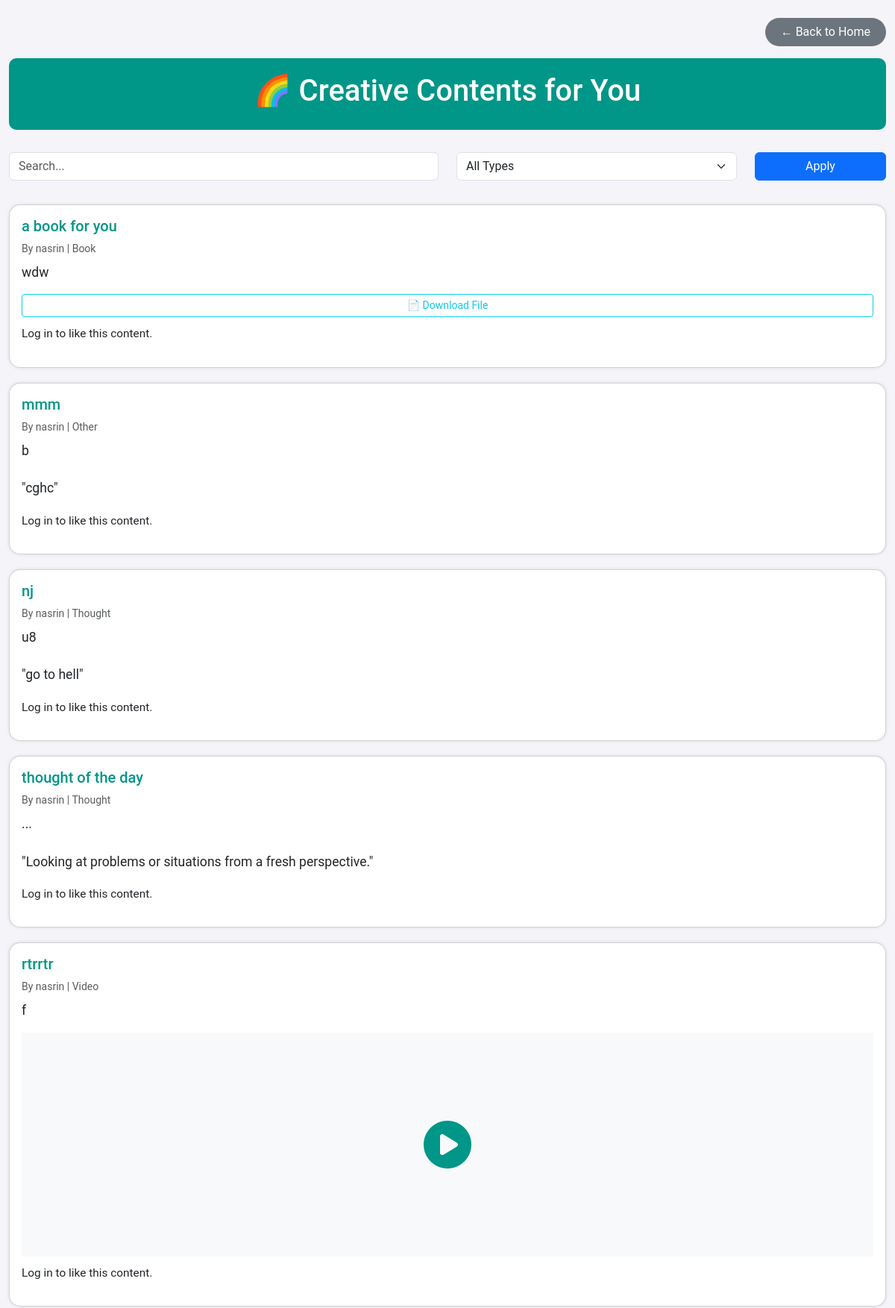
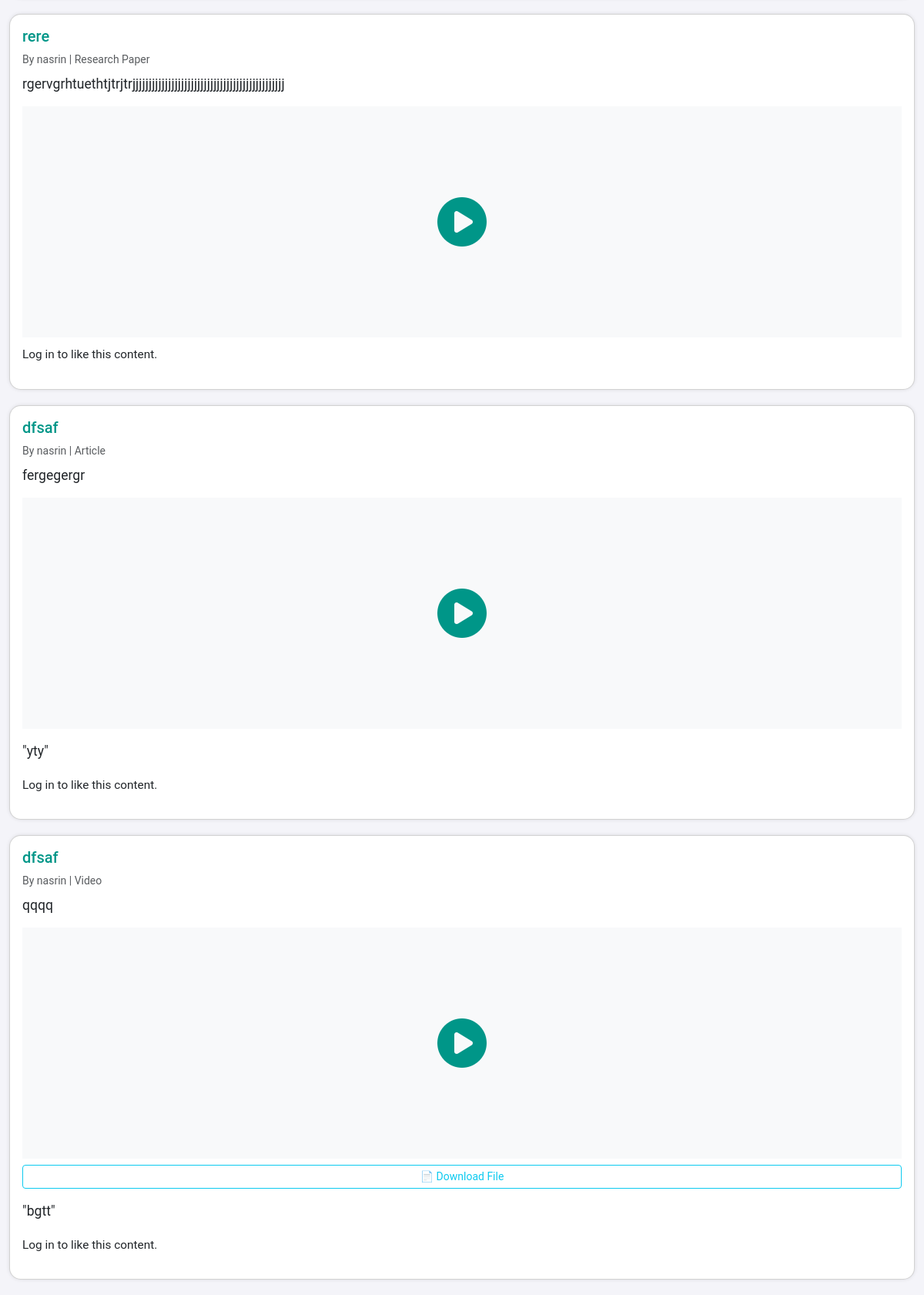
Before: /view_creative_content/ with the older database file (2 pictures, top to bottom).
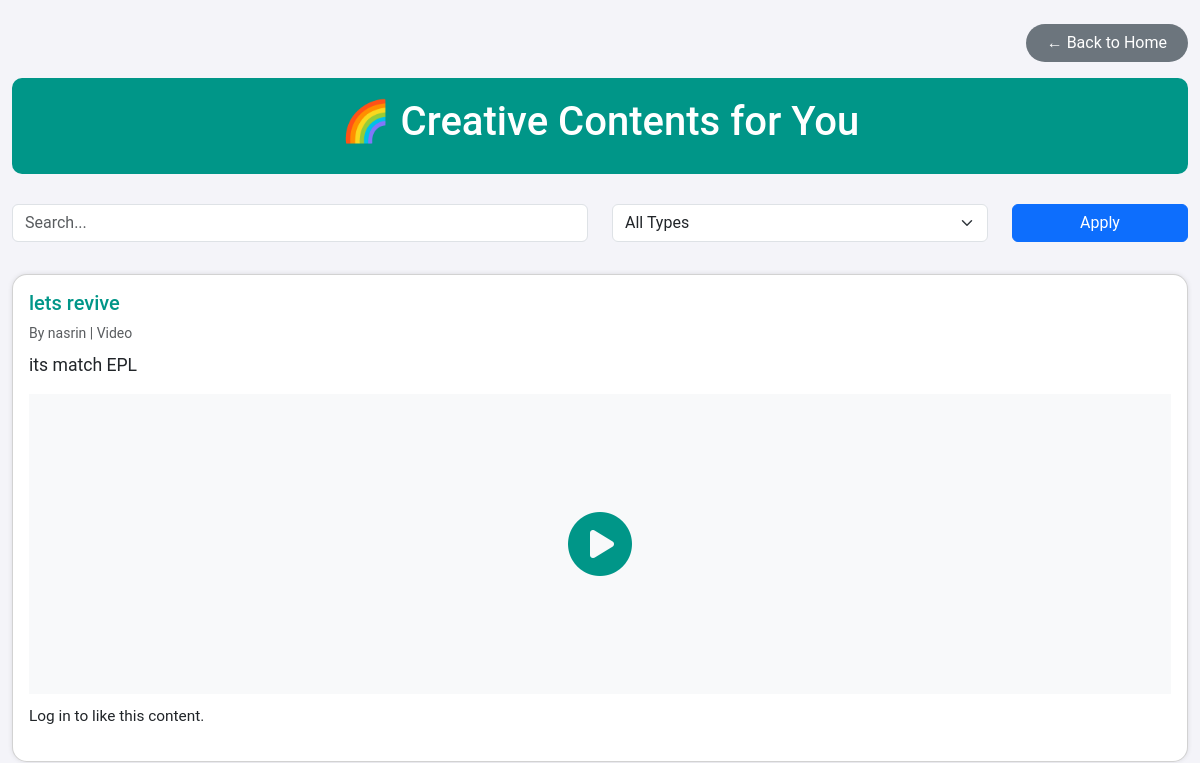
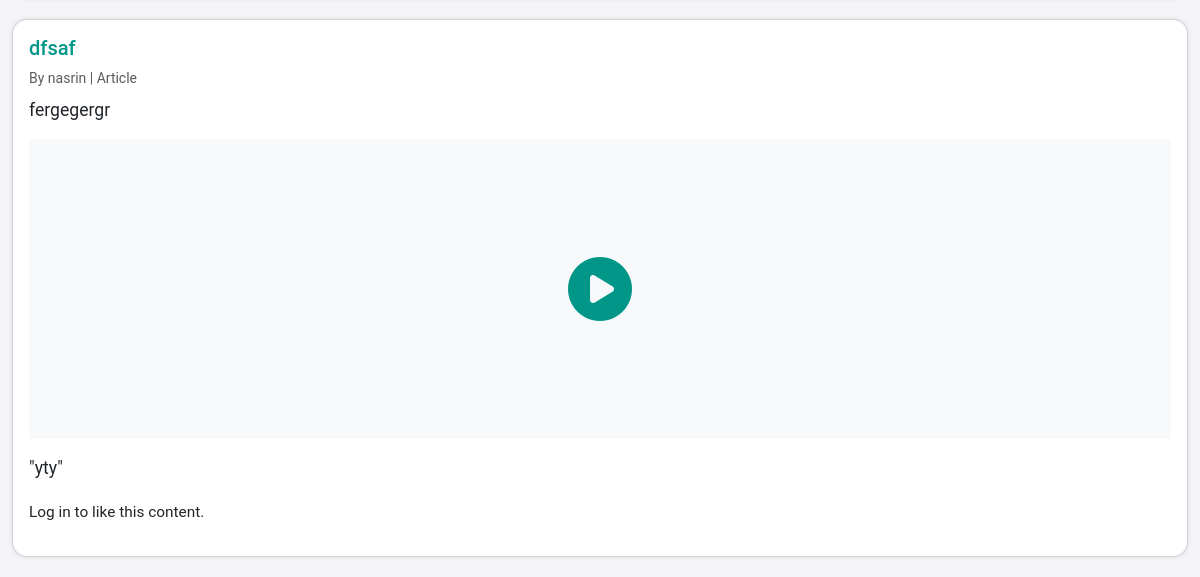
After: the same page with the newer database file (2 pictures, top to bottom).
### com/models.py (models this page shows, shortened)
class CreativeContent(models.Model):
    moderator = models.ForeignKey(Mod, on_delete=models.CASCADE)
    title = models.CharField(max_length=200)
    content_type = models.CharField(max_length=20, choices=CONTENT_TYPES)
    description = models.TextField(help_text="Brief description or context")
    uploaded_file = models.FileField(upload_to='creative/files/', blank=True, null=True)
    video_url = models.URLField(blank=True, null=True, help_text="YouTube or external video link")
    thoughts = models.TextField(blank=True, null=True, help_text="Write something positive or motivational")
    created_at = models.DateTimeField(auto_now_add=True)
    like_count = models.PositiveIntegerField(default=0)

class Mod(models.Model):
    name=models.CharField(max_length=30)
    email=models.EmailField(max_length=50,unique=True)
    passw=models.CharField(max_length=50)
    contact=models.CharField(max_length=10)
    image = models.ImageField(upload_to='images/', null=True, blank=True)
    bloodgroupchoice=(
        ('A+','A+'),
        ('A-','A-'),
        ('B+','B+'),
        ('B-','B-'),
        ('AB+','AB+'),
        ('AB-','AB-'),
        ('O+','O+'),
        ('O-','O-'),
    )
    bloodgroup=models.CharField(max_length=5,choices=bloodgroupchoice,null=True,blank=True)
    genderchoice=(
        ('male','MALE'),
        ('female','FEMALE'),
        ('others','OTHERS')
    )
    gender=models.CharField(max_length=10,choices=genderchoice,null=True,blank=True)
    categorychoice=(
        ('mentors and experts','MENTORS AND EXPERTS'),
        ('sponsors or donors','SPONSORS AND DONORS'),
        ('creators and sharers','CREATORS AND SHARERS'),
    )
    category=models.CharField(max_length=30,choices=categorychoice,null=False,blank=False)
    approval_status=models.BooleanField(default=False)
    is_selected = models.BooleanField(default=False)
    is_rejected = models.BooleanField(default=False)

### com/views.py (the view)
# urls.py: path('view_creative_content/', views.view_creative_content, name='view_creative_content'),
def view_creative_content(request):
    query = request.GET.get('q', '')
    filter_type = request.GET.get('filter', '')
    user_id = request.session.get('user_id')
    contents = CreativeContent.objects.all().order_by('-created_at')
    if query:
        contents = contents.filter(Q(title__icontains=query) | Q(description__icontains=query))
    if filter_type:
        contents = contents.filter(content_type=filter_type)
    content_with_likes_info = []
    for item in contents:
        user_has_liked = item.likes.filter(user_id=user_id).exists() if user_id else False
        content_with_likes_info.append({
            'item': item,
            'user_has_liked': user_has_liked
        })
    return render(request, 'view_creative_content.html', {
        'content_with_likes_info': content_with_likes_info,
        'query': query,
        'filter_type': filter_type,
        'user_id': user_id  # pass this to template
    })

### com/templates/view_creative_content.html (shortened to what this page needs)
{% load static %}
<!DOCTYPE html>
<html lang="en">
<head>
    <link href="https://cdn.jsdelivr.net/npm/bootstrap@5.3.0/dist/css/bootstrap.min.css" rel="stylesheet">
    <link href="https://cdnjs.cloudflare.com/ajax/libs/font-awesome/6.0.0-beta3/css/all.min.css" rel="stylesheet">
</head>
<body>
<div class="container mt-4">
    <div class="d-flex justify-content-end mb-3">
       <a href="{% url 'userhome' %}" class="btn btn-back">← Back to Home</a>
    </div>
    <div class="content-header">
        <h3>🌈 Creative Contents for You</h3>
    </div>
    <form method="get" class="row mb-4">
        <div class="col-md-6 mb-2">
            <input type="text" name="q" value="{{ query }}" class="form-control" placeholder="Search...">
        </div>
        <div class="col-md-4 mb-2">
            <select name="filter" class="form-select">
                <option value="">All Types</option>
            </select>
        </div>
        <div class="col-md-2 mb-2">
            <button type="submit" class="btn btn-primary w-100">Apply</button>
        </div>
    </form>
    {% for content in content_with_likes_info %}
    <div class="card p-3">
        <h5 class="card-title">{{ content.item.title }}</h5>
        <small class="text-muted">By {{ content.item.moderator.name }} | {{ content.item.get_content_type_display }}</small>
        <p class="mt-2">{{ content.item.description }}</p>
        {% if content.item.video_url and content.item.video_url|length > 0 %}
    <div class="video-container position-relative mb-2">
        <div class="video-thumbnail position-relative" data-video-url="{{ content.item.video_url|safe }}">
            <div class="thumbnail-placeholder bg-light d-flex align-items-center justify-content-center" style="width:100%; height:300px;">
                <div class="play-button">
                    <i class="fas fa-play-circle" style="font-size: 4rem; color: #009688; cursor: pointer;"></i>
                </div>
            </div>
        </div>
    </div>
        {% endif %}
        {% if content.item.uploaded_file %}
            <a href="{{ content.item.uploaded_file.url }}" class="btn btn-outline-info btn-sm mb-2" download>📄 Download File</a>
        {% endif %}
        {% if content.item.thoughts %}
            <blockquote class="blockquote mt-2">
                <p class="mb-0">"{{ content.item.thoughts }}"</p>
            </blockquote>
        {% endif %}
        {% if user_id %}
            <form action="{% url 'like_content' content.item.id %}" method="post" class="d-inline">
                {% csrf_token %}
                {% if content.user_has_liked %}
                    <button type="button" class="btn btn-like disabled">❤️ Liked ({{ content.item.like_count }})</button>
                {% else %}
                    <button class="btn btn-like">❤️ Like ({{ content.item.like_count }})</button>
                {% endif %}
            </form>
        {% else %}
            <p><small>Log in to like this content.</small></p>
        {% endif %}
    </div>
    {% empty %}
        <p class="text-center text-muted">No new content shared yet.</p>
    {% endfor %}
</div>
</body>
</html>

### com/templates/view_creative_content.html (style rules this page uses)
body { font-family: 'Roboto', sans-serif; background-color: #f4f4f9; }
.container { max-width: 1200px; margin: 0 auto; }
.card { margin-bottom: 20px; border-radius: 15px; box-shadow: 0 0 5px rgba(0,0,0,0.1); }
.content-header { background-color: #009688; color: white; padding: 20px; border-radius: 10px; margin-bottom: 30px; text-align: center; }
.content-header h3 { font-size: 2.5rem; }
.card-title { color: #009688; }
.card p { font-size: 1.1rem; }
.btn-back { background-color: #6c757d; color: white; border-radius: 20px; padding: 6px 20px; transition: background-color 0.3s; }

Changed rows visible on the page:
removed CreativeContent: item "a book for you", item.moderator.name "nasrin", item.content_type "Book", item.description "wdw"
removed CreativeContent: item "mmm", item.moderator.name "nasrin", item.content_type "Other", item.description "b", item.thoughts "cghc"
removed CreativeContent: item "nj", item.moderator.name "nasrin", item.content_type "Thought", item.description "u8", item.thoughts "go to hell"
removed CreativeContent: item "thought of the day", item.moderator.name "nasrin", item.content_type "Thought", item.description "...", item.thoughts "Looking at problems or situations from a fresh perspective."
removed CreativeContent: item "rtrrtr", item.moderator.name "nasrin", item.content_type "Video", item.description "f"
removed CreativeContent: item "rere", item.moderator.name "nasrin", item.content_type "Research Paper", item.description "rgervgrhtuethtjtrjtrjjjjjjjjjjjjjjjjjjjjjjjjjjjjjjjjjjjjjjjjjjjjjjj"
removed CreativeContent: item "dfsaf", item.moderator.name "nasrin", item.content_type "Video", item.description "qqqq", item.thoughts "bgtt"
added CreativeContent: item "lets revive", item.moderator.name "nasrin", item.content_type "Video", item.description "its match EPL"
